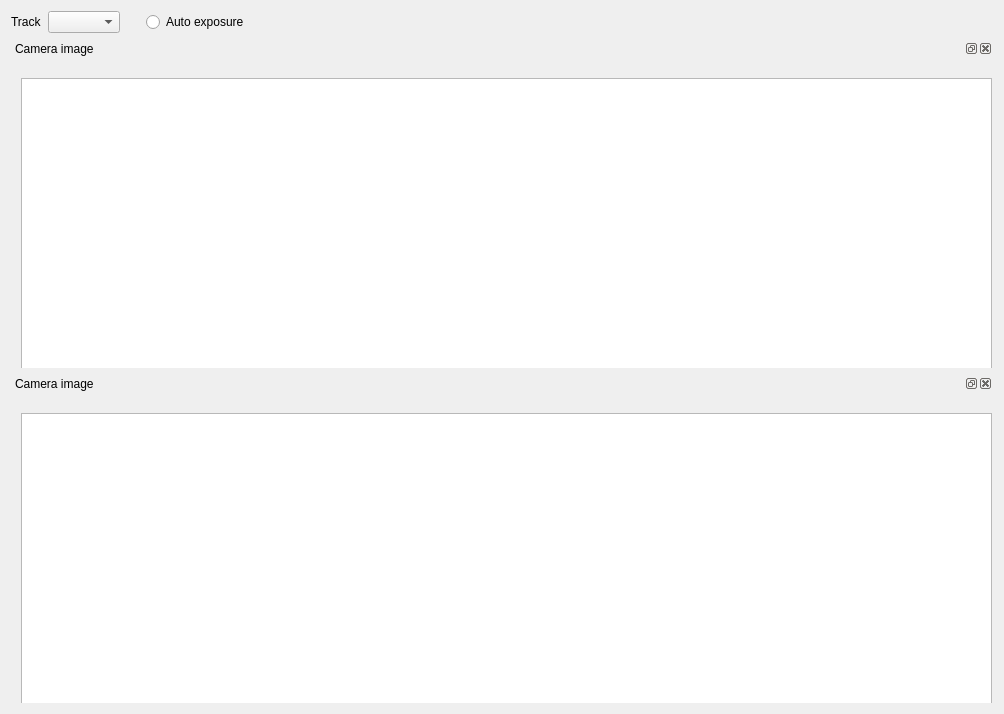
<?xml version="1.0" encoding="UTF-8"?>
<ui version="4.0">
 <class>Trace</class>
 <widget class="QWidget" name="Trace">
  <property name="geometry">
   <rect>
    <x>0</x>
    <y>0</y>
    <width>1004</width>
    <height>714</height>
   </rect>
  </property>
  <property name="windowTitle">
   <string>Form</string>
  </property>
  <layout class="QGridLayout" name="gridLayout">
   <item row="1" column="0">
    <widget class="QDockWidget" name="dockWidget">
     <property name="minimumSize">
      <size>
       <width>58</width>
       <height>65</height>
      </size>
     </property>
     <property name="floating">
      <bool>false</bool>
     </property>
     <property name="features">
      <set>QDockWidget::AllDockWidgetFeatures</set>
     </property>
     <property name="windowTitle">
      <string>Camera image</string>
     </property>
     <widget class="QWidget" name="dockWidgetContents">
      <widget class="ScanPlotWidget" name="spectra_ViewWidget">
       <property name="geometry">
        <rect>
         <x>10</x>
         <y>20</y>
         <width>971</width>
         <height>451</height>
        </rect>
       </property>
       <property name="sizePolicy">
        <sizepolicy hsizetype="Expanding" vsizetype="Expanding">
         <horstretch>0</horstretch>
         <verstretch>0</verstretch>
        </sizepolicy>
       </property>
       <property name="minimumSize">
        <size>
         <width>65</width>
         <height>0</height>
        </size>
       </property>
       <property name="transformationAnchor">
        <enum>QGraphicsView::AnchorUnderMouse</enum>
       </property>
      </widget>
     </widget>
    </widget>
   </item>
   <item row="0" column="0">
    <layout class="QGridLayout" name="gridLayout_2">
     <item row="0" column="3">
      <widget class="QRadioButton" name="auto_exposure_radioButton">
       <property name="text">
        <string>Auto exposure</string>
       </property>
      </widget>
     </item>
     <item row="0" column="0">
      <widget class="QLabel" name="track_label">
       <property name="text">
        <string>Track</string>
       </property>
      </widget>
     </item>
     <item row="0" column="1">
      <widget class="QComboBox" name="track_comboBox"/>
     </item>
     <item row="0" column="2">
      <spacer name="horizontalSpacer_2">
       <property name="orientation">
        <enum>Qt::Horizontal</enum>
       </property>
       <property name="sizeType">
        <enum>QSizePolicy::Fixed</enum>
       </property>
       <property name="sizeHint" stdset="0">
        <size>
         <width>20</width>
         <height>20</height>
        </size>
       </property>
      </spacer>
     </item>
     <item row="0" column="4">
      <spacer name="horizontalSpacer">
       <property name="orientation">
        <enum>Qt::Horizontal</enum>
       </property>
       <property name="sizeHint" stdset="0">
        <size>
         <width>40</width>
         <height>20</height>
        </size>
       </property>
      </spacer>
     </item>
    </layout>
   </item>
   <item row="2" column="0">
    <widget class="QDockWidget" name="dockWidget_2">
     <property name="minimumSize">
      <size>
       <width>58</width>
       <height>65</height>
      </size>
     </property>
     <property name="floating">
      <bool>false</bool>
     </property>
     <property name="features">
      <set>QDockWidget::AllDockWidgetFeatures</set>
     </property>
     <property name="windowTitle">
      <string>Camera image</string>
     </property>
     <widget class="QWidget" name="dockWidgetContents_2">
      <widget class="ScanPlotWidget" name="trace_ViewWidget">
       <property name="geometry">
        <rect>
         <x>10</x>
         <y>20</y>
         <width>971</width>
         <height>451</height>
        </rect>
       </property>
       <property name="sizePolicy">
        <sizepolicy hsizetype="Expanding" vsizetype="Expanding">
         <horstretch>0</horstretch>
         <verstretch>0</verstretch>
        </sizepolicy>
       </property>
       <property name="minimumSize">
        <size>
         <width>65</width>
         <height>0</height>
        </size>
       </property>
       <property name="transformationAnchor">
        <enum>QGraphicsView::AnchorUnderMouse</enum>
       </property>
      </widget>
     </widget>
    </widget>
   </item>
  </layout>
 </widget>
 <customwidgets>
  <customwidget>
   <class>ScanPlotWidget</class>
   <extends>QGraphicsView</extends>
   <header>qtwidgets.scan_plotwidget.h</header>
  </customwidget>
 </customwidgets>
 <resources/>
 <connections/>
</ui>
